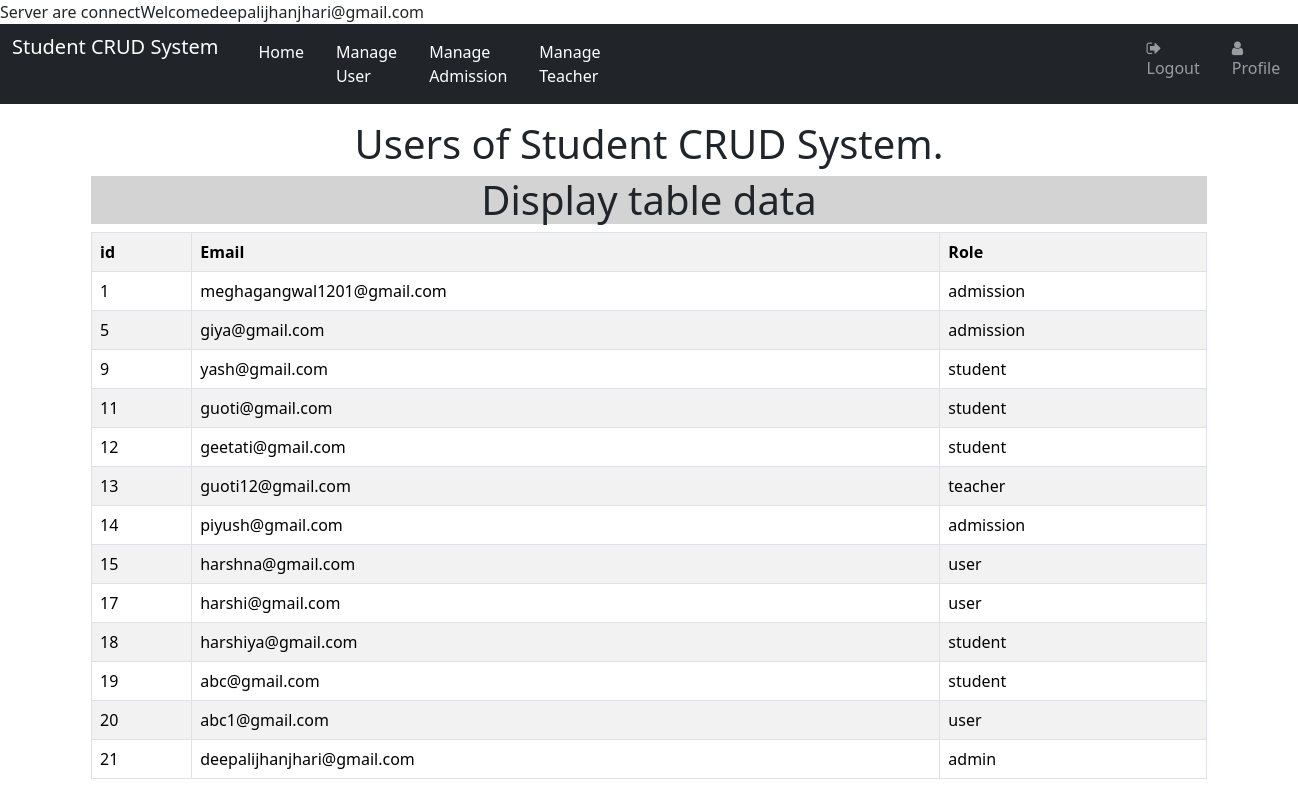
Page /admin.php (signed in) on the committed database.
### tables this page shows
CREATE TABLE `user` (
  `id` int(5) NOT NULL,
  `city` varchar(255) NOT NULL,
  `class` enum('','1','2','3','4','5','6','7','8','9','10','11','12') NOT NULL,
  `section` enum('','A','B','C') NOT NULL,
  `country` varchar(255) NOT NULL,
  `email` varchar(255) NOT NULL,
  `name` varchar(255) NOT NULL,
  `Role` enum('user','teacher','admin','student','admission') NOT NULL DEFAULT 'user',
  `userimage` varchar(255) NOT NULL,
  `password` varchar(255) NOT NULL,
  `subject` enum('physics','maths','chemestry') NOT NULL,
  `state` varchar(255) NOT NULL,
  `rollno` int(20) NOT NULL
);

### admin.php (the view, shortened to what this page needs)
<?php
include'dbcon.php';
if(!($_SESSION['Email']))
{
	header('location:login.php');
}
else
{
	echo "Welcome".$_SESSION['Email'];
}
?>
<html>
<head>
   <link rel="stylesheet" type="text/css" href="css/bootstrap.min.css">
   <link  rel="stylesheet" href="style.css" type="text/css">
   <link rel="stylesheet" href="https://cdnjs.cloudflare.com/ajax/libs/font-awesome/4.7.0/css/font-awesome.min.css">
 </head>
 <body>
   <nav class="navbar navbar-expand bg-dark navbar-dark" id="nav1">
    <div class="container-fluid">
        <ul class="navbar-nav">
            <li class="nav-item" id="brand">
                <a class="navbar-brand" href="login.php" >Student CRUD System</a>
            </li>
            <li class="nav-item" id="hm">
                <a class="nav-link ms-3 active" href="admin.php">Home</a>
            </li>
            <li class="nav-item" id="hm">
                <a class="nav-link ms-3 active" href="manageuser.php">Manage User</a>
            </li>
            <li class="nav-item" id="hm">
                <a class="nav-link ms-3 active" href="manageadmission.php">Manage Admission</a>
            </li>
            <li class="nav-item" id="hm">
                <a class="nav-link ms-3 active" href="manageteacher.php">Manage Teacher</a>
            </li>
            <li class="nav-item" id="hm">
                <a class="nav-link ms-3 active" href=""></a>
            </li>
            <li class="nav-item" id="hm">
                <a class="nav-link mr-3 active" href=""></a>
            </li>
            <li class="nav-item" id="hm">
                <a class="nav-link mr-3 active" href=""></a>
            </li>
             <li class="nav-item" id="lgout">
                <a class="nav-link ms-3" href="logout.php"><i class="fa fa-sign-out"></i>Logout</a>
            </li>
            <li calss="nav-item" id="prfa">
                <a class="nav-link ms-3" href="profile.php"><i class="fa fa-user"></i> Profile</a>
            </li>
        </ul>
    </div>
</nav>
  <div class="container">
     <h1 class="mt-3 text-center">Users of Student CRUD System.</h1>
      <div class="col-lg-12">
	   <h1 style="background-color:lightgrey" align="center"> Display table data</h1>
	   <table class="table table-striped table-hover table-bordered">
		<tr>
			<th style="color:black">id</th>
			<th style="color: black">Email</th>
      <th style="color: black">Role</th>
         </tr>
         <?php
         $que="select * from user";
if($result=mysqli_query($con, $que));
while($res=mysqli_fetch_array($result))
{
?>
			<tr>
			<td><?php echo $res['id'];?></td>
			<td><?php echo $res['email'];?></td>
             <td><?php echo $res['Role'];?></td>
             </tr>
             <?php
             }
             ?>
     </table>
     </div>
    </div>
  </body>
  </html>

### style.css (style rules this page uses)
#lgout { margin-left:450px; }

### rows in the picture
user: id "1", email "meghagangwal1201@gmail.com", Role "admission"
user: id "5", email "giya@gmail.com", Role "admission"
user: id "9", email "yash@gmail.com", Role "student"
user: id "11", email "guoti@gmail.com", Role "student"
user: id "12", email "geetati@gmail.com", Role "student"
user: id "13", email "guoti12@gmail.com", Role "teacher"
user: id "14", email "piyush@gmail.com", Role "admission"
user: id "15", email "harshna@gmail.com", Role "user"
user: id "17", email "harshi@gmail.com", Role "user"
user: id "18", email "harshiya@gmail.com", Role "student"
user: id "19", email "abc@gmail.com", Role "student"
user: id "20", email "abc1@gmail.com", Role "user"
user: id "21", email "deepalijhanjhari@gmail.com", Role "admin"

### other values in the picture
$_SESSION['Email'] "deepalijhanjhari@gmail.com"
